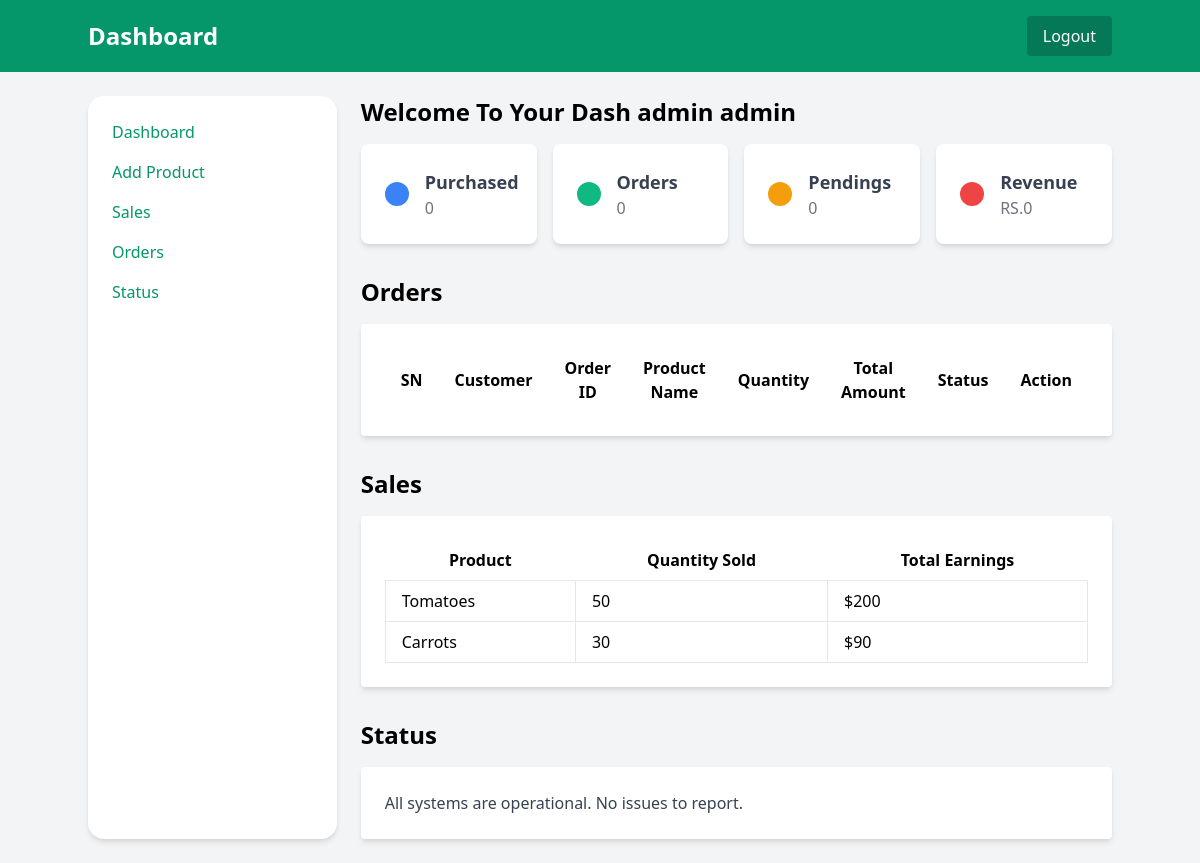
The app's page /dashboard (signed in), older data.
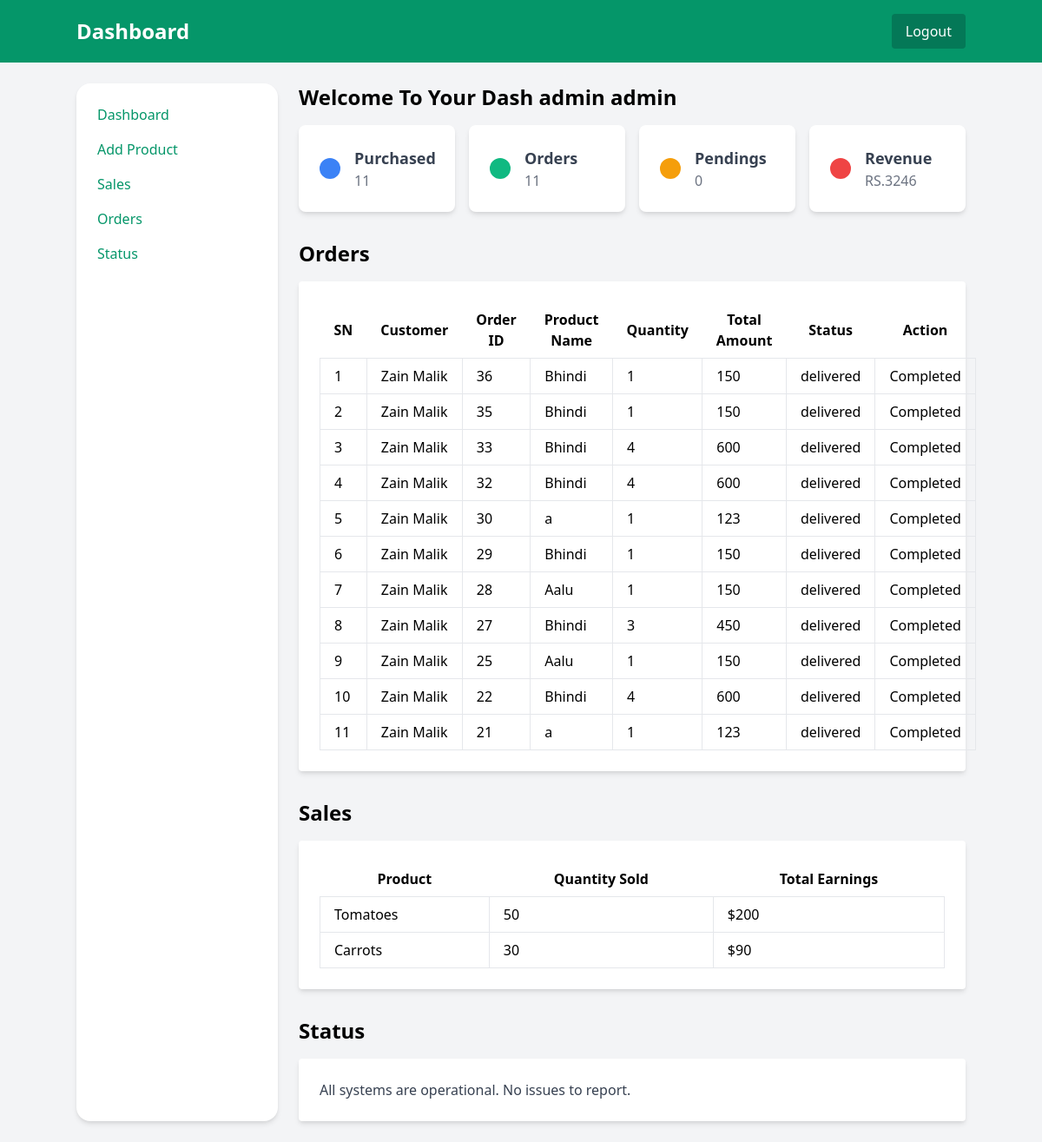
The same page, newer data.
### example/models.py (models this page shows, shortened)
class Buyer(models.Model):
    USER_TYPE_CHOICES = [
        ('buyer', 'Buyer'),
        ('seller', 'Seller'),
    ]
    user_type = models.CharField(max_length=6, choices=USER_TYPE_CHOICES, default='buyer')
    first_name = models.CharField(blank=False, max_length=20)
    last_name = models.CharField(blank=False,max_length=20)
    phone = models.PositiveIntegerField(max_length=15)
    email_addr = models.CharField(max_length=50)
    permanent_address = models.CharField(max_length=100)
    date = models.DateField(auto_now=True)
    user = models.OneToOneField(User, on_delete=models.CASCADE, unique=True, default=None, null=True,blank=True)
    def __str__(self):
        return f"{self.first_name} {self.last_name}"

class MyCart(models.Model):
    product_status = [
        ('cart', 'cart'),
        ('purchased', 'purchased'),
    ]
    delivery = [
        ('pending', 'pending'),
        ('delivered', 'delivered'),
    ]
    status = models.CharField(max_length=15, choices=product_status, default='cart')
    delivery_status = models.CharField(max_length=15, choices=delivery, default='pending')
    added_by = models.ForeignKey(Buyer, on_delete=models.CASCADE)
    product = models.ForeignKey(Product, on_delete=models.CASCADE)
    quantity = models.PositiveIntegerField(default=0)
    total_amount = models.PositiveIntegerField(default=0)
    created_at = models.DateTimeField(auto_now_add=True)
    updated_at = models.DateTimeField(auto_now=True)

class Product(models.Model):
    added_by = models.ForeignKey(Buyer, on_delete=models.CASCADE)
    name = models.CharField(max_length=100)
    description = models.TextField()
    price = models.DecimalField(max_digits=10, decimal_places=2)
    image = models.ImageField(upload_to='media/')
    created_at = models.DateTimeField(auto_now_add=True)
    updated_at = models.DateTimeField(auto_now=True)

### example/views.py (the view, shortened to what this page needs)
# urls.py: path('dashboard', views.index, name='dashboard'),
@login_required(login_url='/')
def index(request):
    user = Buyer.objects.get(user = request.user)
    products = Product.objects.all()
    cart_product = MyCart.objects.filter(added_by = user, status = "cart")
    cart_product_count = cart_product.count()
    if user.user_type == 'seller':
        cart_product = MyCart.objects.filter(product__added_by_id = user.id, status = "purchased").order_by('-id')
        product_count = cart_product.count()
        purchased = MyCart.objects.filter(product__added_by_id = user.id, delivery_status = "delivered").count()
        pending = MyCart.objects.filter(product__added_by_id = user.id, delivery_status = "pending").count()
        data = {'product_count':product_count, 'pending':pending, 'purchased':purchased}
        delivered_pro = MyCart.objects.filter(product__added_by_id = user.id, delivery_status = "delivered")
        total_amount = sum(item.total_amount for item in delivered_pro)
        context = {'user':user, 'cart_product':cart_product, 'data':data, 'total_amount':total_amount }
        return render(request, 'index.html',  context)

### templates/index.html (shortened to what this page needs)
{% extends 'skeleton.html' %}
{% block content %}
 <section id="add-product" class="mb-8">
  <h2 class="text-2xl font-bold mb-4">Welcome To Your Dash {{user.first_name}} {{user.last_name}}</h2>
  <div class="grid grid-cols-1 sm:grid-cols-2 lg:grid-cols-4 gap-4">
    <div class="bg-white shadow-md rounded-lg p-6">
      <div class="flex items-center">
        <div class="bg-blue-500 text-white p-3 rounded-full">
        </div>
        <div class="ml-4">
          <h2 class="text-lg font-semibold text-gray-700">Purchased</h2>
          <p class="text-gray-500">{{data.purchased}}</p>
        </div>
      </div>
    </div>
    <div class="bg-white shadow-md rounded-lg p-6">
      <div class="flex items-center">
        <div class="bg-green-500 text-white p-3 rounded-full">
        </div>
        <div class="ml-4">
          <h2 class="text-lg font-semibold text-gray-700">Orders</h2>
          <p class="text-gray-500">{{data.product_count}}</p>
        </div>
      </div>
    </div>
    <div class="bg-white shadow-md rounded-lg p-6">
      <div class="flex items-center">
        <div class="bg-yellow-500 text-white p-3 rounded-full">
        </div>
        <div class="ml-4">
          <h2 class="text-lg font-semibold text-gray-700">Pendings</h2>
          <p class="text-gray-500">{{data.pending}}</p>
        </div>
      </div>
    </div>
    <div class="bg-white shadow-md rounded-lg p-6">
      <div class="flex items-center">
        <div class="bg-red-500 text-white p-3 rounded-full">
        </div>
        <div class="ml-4">
          <h2 class="text-lg font-semibold text-gray-700">Revenue</h2>
          <p class="text-gray-500">RS.{{total_amount}}</p>
        </div>
      </div>
    </div>
  </div>
  </section>
  <section id="orders" class="mb-8">
    <h2 class="text-2xl font-bold mb-4">Orders</h2>
    <div class="bg-white p-6 rounded shadow-md">
      <table class="w-full table-auto">
        <thead>
          <tr>
            <th class="px-4 py-2">SN</th>
            <th class="px-4 py-2">Customer</th>
            <th class="px-4 py-2">Order ID</th>
            <th class="px-4 py-2">Product Name</th>
            <th class="px-4 py-2">Quantity</th>
            <th class="px-4 py-2">Total Amount</th>
            <th class="px-4 py-2">Status</th>
            <th class="px-4 py-2">Action</th>
          </tr>
        </thead>
        <tbody>
          {% for cart_product in cart_product %}
          <tr>
            <td class="border px-4 py-2">{{forloop.counter}}</td>
            <td class="border px-4 py-2">{{cart_product.added_by}}</td>
            <td class="border px-4 py-2">{{cart_product.id}}</td>
            <td class="border px-4 py-2">{{cart_product.product.name}}</td>
            <td class="border px-4 py-2">{{cart_product.quantity}}</td>
            <td class="border px-4 py-2">{{cart_product.total_amount}}</td>
            <td class="border px-4 py-2">{{cart_product.delivery_status}}</td>
            <td class="border px-4 py-2">
              {% if cart_product.delivery_status == "pending" %}
              <form class="flex items-center" action="/dashboard?action=delivered&id={{ cart_product.id }}" method="post">
                {% csrf_token %}
              <button class="bg-green-500 text-white px-4 py-1 rounded-md hover:bg-green-600">
                <i class="fas fa-cart-plus mr-2"></i>Delivered
              </button>
              </form>
              {% else %}
              <p>Completed</p>
              {% endif %}
            </td>
          </tr>
         {% endfor %}
        </tbody>
      </table>
    </div>
  </section>
  <section id="sales" class="mb-8">
    <h2 class="text-2xl font-bold mb-4">Sales</h2>
    <div class="bg-white p-6 rounded shadow-md">
      <table class="w-full table-auto">
        <thead>
          <tr>
            <th class="px-4 py-2">Product</th>
            <th class="px-4 py-2">Quantity Sold</th>
            <th class="px-4 py-2">Total Earnings</th>
          </tr>
        </thead>
        <tbody>
          <tr>
            <td class="border px-4 py-2">Tomatoes</td>
            <td class="border px-4 py-2">50</td>
            <td class="border px-4 py-2">$200</td>
          </tr>
          <tr>
            <td class="border px-4 py-2">Carrots</td>
            <td class="border px-4 py-2">30</td>
            <td class="border px-4 py-2">$90</td>
          </tr>
        </tbody>
      </table>
    </div>
  </section>
  <section id="status">
    <h2 class="text-2xl font-bold mb-4">Status</h2>
    <div class="bg-white p-6 rounded shadow-md">
      <p class="text-gray-700">All systems are operational. No issues to report.</p>
    </div>
  </section>
  {% endblock %}

### templates/skeleton.html (shortened to what this page needs)
<!DOCTYPE html>
<html lang="en">
<head>
  <link href="https://cdn.jsdelivr.net/npm/tailwindcss@2.2.19/dist/tailwind.min.css" rel="stylesheet">
</head>
<body class="bg-gray-100">
  <div class="min-h-screen flex flex-col">
    <nav class="bg-green-600 text-white p-4">
      <div class="container mx-auto flex justify-between items-center">
        <h1 class="text-2xl font-bold">Dashboard</h1>
        <div>
          <a href="/signout"><button class="bg-green-700 px-4 py-2 rounded">Logout</button></a>
        </div>
      </div>
    </nav>
    <div class="container mx-auto flex flex-grow py-6">
      <aside class="w-1/4 bg-white p-6 rounded-2xl shadow-md">
        <ul>
          <li class="mb-4"><a href="/dashboard" class="text-green-600 hover:underline">Dashboard</a></li>
          <li class="mb-4"><a href="/items" class="text-green-600 hover:underline">Add Product</a></li>
          <li class="mb-4"><a href="#" class="text-green-600 hover:underline">Sales</a></li>
          <li class="mb-4"><a href="#" class="text-green-600 hover:underline">Orders</a></li>
          <li><a href="#" class="text-green-600 hover:underline">Status</a></li>
        </ul>
      </aside>
      <main class="w-3/4 ml-6">
        {% block content %}{% endblock %}
      </main>
    </div>
  </div>
</body>
</html>

Row changes from the older to the newer data that the page shows:
added MyCart: added_by "Zain Malik", id "36", product.name "Bhindi", quantity "1", total_amount "150", delivery_status "delivered", shows "Completed"
added MyCart: added_by "Zain Malik", id "35", product.name "Bhindi", quantity "1", total_amount "150", delivery_status "delivered", shows "Completed"
added MyCart: added_by "Zain Malik", id "33", product.name "Bhindi", quantity "4", total_amount "600", delivery_status "delivered", shows "Completed"
added MyCart: added_by "Zain Malik", id "32", product.name "Bhindi", quantity "4", total_amount "600", delivery_status "delivered", shows "Completed"
added MyCart: added_by "Zain Malik", id "30", product.name "a", quantity "1", total_amount "123", delivery_status "delivered", shows "Completed"
added MyCart: added_by "Zain Malik", id "29", product.name "Bhindi", quantity "1", total_amount "150", delivery_status "delivered", shows "Completed"
added MyCart: added_by "Zain Malik", id "28", product.name "Aalu", quantity "1", total_amount "150", delivery_status "delivered", shows "Completed"
added MyCart: added_by "Zain Malik", id "27", product.name "Bhindi", quantity "3", total_amount "450", delivery_status "delivered", shows "Completed"
added MyCart: added_by "Zain Malik", id "25", product.name "Aalu", quantity "1", total_amount "150", delivery_status "delivered", shows "Completed"
added MyCart: added_by "Zain Malik", id "22", product.name "Bhindi", quantity "4", total_amount "600", delivery_status "delivered", shows "Completed"
added MyCart: added_by "Zain Malik", id "21", product.name "a", quantity "1", total_amount "123", delivery_status "delivered", shows "Completed"
Text that changed along with them:
{{ data.purchased }}: "0" → "11"
{{ data.product_count }}: "0" → "11"
{{ total_amount }}: "0" → "3246"
